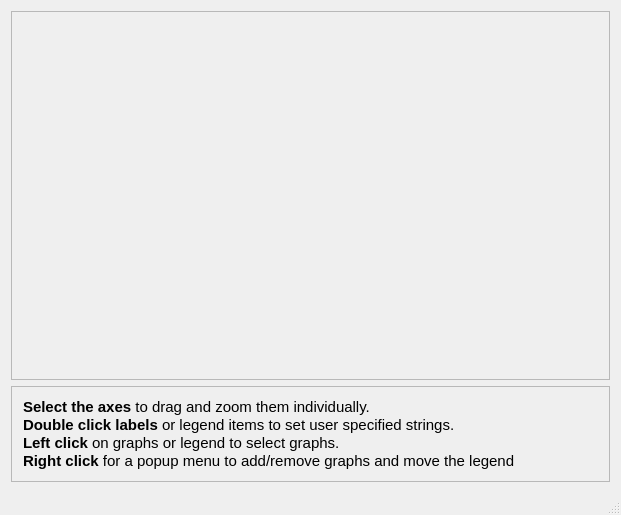
<?xml version="1.0" encoding="UTF-8"?>
<ui version="4.0">
 <class>MainWindow</class>
 <widget class="QMainWindow" name="MainWindow">
  <property name="geometry">
   <rect>
    <x>0</x>
    <y>0</y>
    <width>621</width>
    <height>515</height>
   </rect>
  </property>
  <property name="windowTitle">
   <string>Qui-&gt;graphView Interaction Example</string>
  </property>
  <widget class="QWidget" name="centralWidget">
   <layout class="QVBoxLayout" name="verticalLayout">
    <item>
     <widget class="QFrame" name="frame_2">
      <property name="frameShape">
       <enum>QFrame::StyledPanel</enum>
      </property>
      <property name="frameShadow">
       <enum>QFrame::Sunken</enum>
      </property>
      <property name="lineWidth">
       <number>1</number>
      </property>
      <property name="midLineWidth">
       <number>0</number>
      </property>
      <layout class="QVBoxLayout" name="verticalLayout_3">
       <property name="spacing">
        <number>0</number>
       </property>
       <property name="leftMargin">
        <number>0</number>
       </property>
       <property name="topMargin">
        <number>0</number>
       </property>
       <property name="rightMargin">
        <number>0</number>
       </property>
       <property name="bottomMargin">
        <number>0</number>
       </property>
       <item>
        <widget class="QCustomPlot" name="customPlot" native="true">
         <property name="sizePolicy">
          <sizepolicy hsizetype="Preferred" vsizetype="MinimumExpanding">
           <horstretch>0</horstretch>
           <verstretch>0</verstretch>
          </sizepolicy>
         </property>
        </widget>
       </item>
      </layout>
     </widget>
    </item>
    <item>
     <widget class="QFrame" name="frame">
      <property name="frameShape">
       <enum>QFrame::StyledPanel</enum>
      </property>
      <property name="frameShadow">
       <enum>QFrame::Raised</enum>
      </property>
      <layout class="QVBoxLayout" name="verticalLayout_2">
       <item>
        <widget class="QLabel" name="label">
         <property name="text">
          <string>&lt;!DOCTYPE HTML PUBLIC &quot;-//W3C//DTD HTML 4.0//EN&quot; &quot;http://www.w3.org/TR/REC-html40/strict.dtd&quot;&gt;
&lt;html&gt;&lt;head&gt;&lt;meta name=&quot;qrichtext&quot; content=&quot;1&quot; /&gt;&lt;style type=&quot;text/css&quot;&gt;
p, li { white-space: pre-wrap; }
&lt;/style&gt;&lt;/head&gt;&lt;body style=&quot; font-family:'Ubuntu'; font-size:11pt; font-weight:400; font-style:normal;&quot;&gt;
&lt;p style=&quot; margin-top:0px; margin-bottom:0px; margin-left:0px; margin-right:0px; -qt-block-indent:0; text-indent:0px;&quot;&gt;&lt;span style=&quot; font-weight:600;&quot;&gt;Select the axes&lt;/span&gt; to drag and zoom them individually.&lt;/p&gt;
&lt;p style=&quot; margin-top:0px; margin-bottom:0px; margin-left:0px; margin-right:0px; -qt-block-indent:0; text-indent:0px;&quot;&gt;&lt;span style=&quot; font-weight:600;&quot;&gt;Double click labels&lt;/span&gt; or legend items to set user specified strings.&lt;/p&gt;
&lt;p style=&quot; margin-top:0px; margin-bottom:0px; margin-left:0px; margin-right:0px; -qt-block-indent:0; text-indent:0px;&quot;&gt;&lt;span style=&quot; font-weight:600;&quot;&gt;Left click&lt;/span&gt; on graphs or legend to select graphs.&lt;/p&gt;
&lt;p style=&quot; margin-top:0px; margin-bottom:0px; margin-left:0px; margin-right:0px; -qt-block-indent:0; text-indent:0px;&quot;&gt;&lt;span style=&quot; font-weight:600;&quot;&gt;Right click&lt;/span&gt; for a popup menu to add/remove graphs and move the legend&lt;/p&gt;&lt;/body&gt;&lt;/html&gt;</string>
         </property>
        </widget>
       </item>
      </layout>
     </widget>
    </item>
   </layout>
  </widget>
  <widget class="QMenuBar" name="menuBar">
   <property name="geometry">
    <rect>
     <x>0</x>
     <y>0</y>
     <width>621</width>
     <height>27</height>
    </rect>
   </property>
  </widget>
  <widget class="QStatusBar" name="statusBar"/>
 </widget>
 <layoutdefault spacing="6" margin="11"/>
 <customwidgets>
  <customwidget>
   <class>QCustomPlot</class>
   <extends>QWidget</extends>
   <header>../../qcustomplot.h</header>
   <container>1</container>
  </customwidget>
 </customwidgets>
 <resources/>
 <connections/>
</ui>
